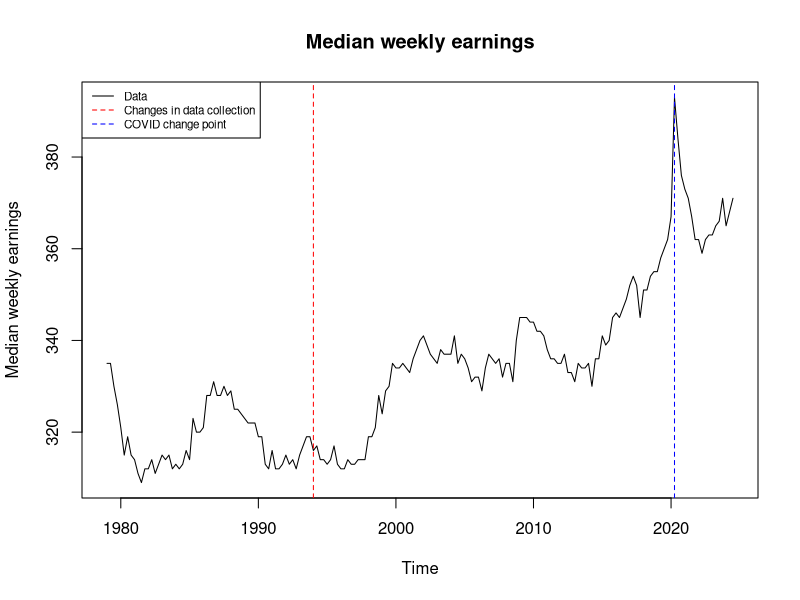
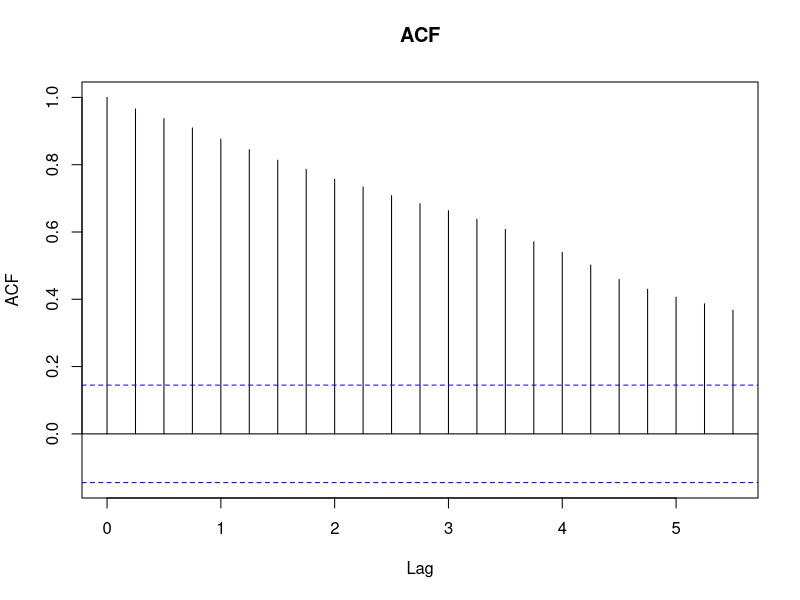
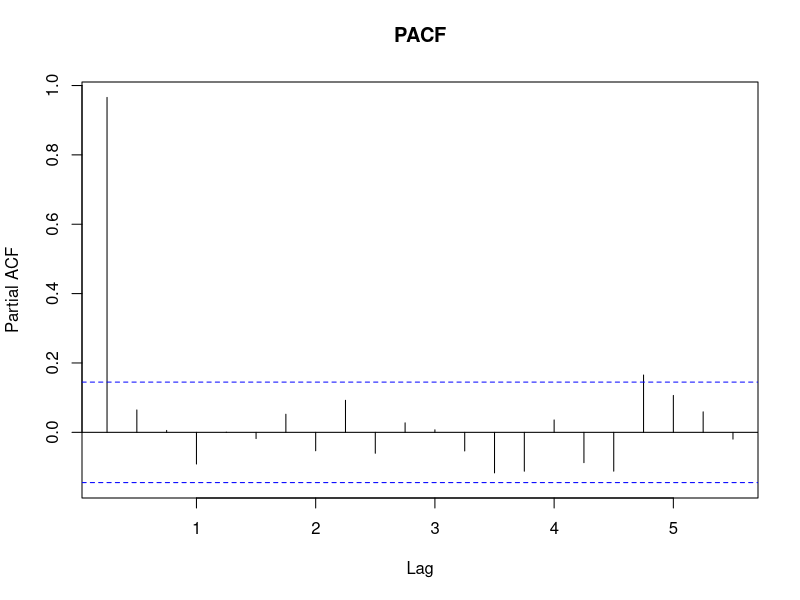
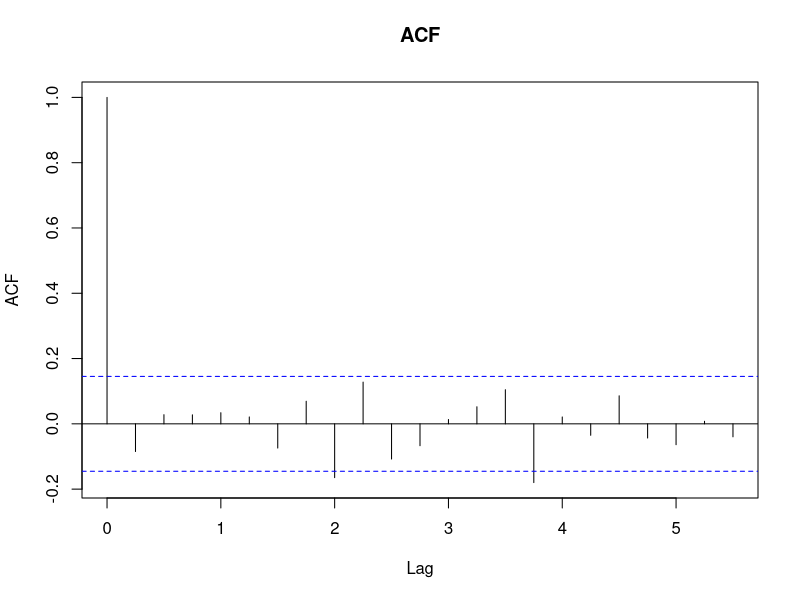
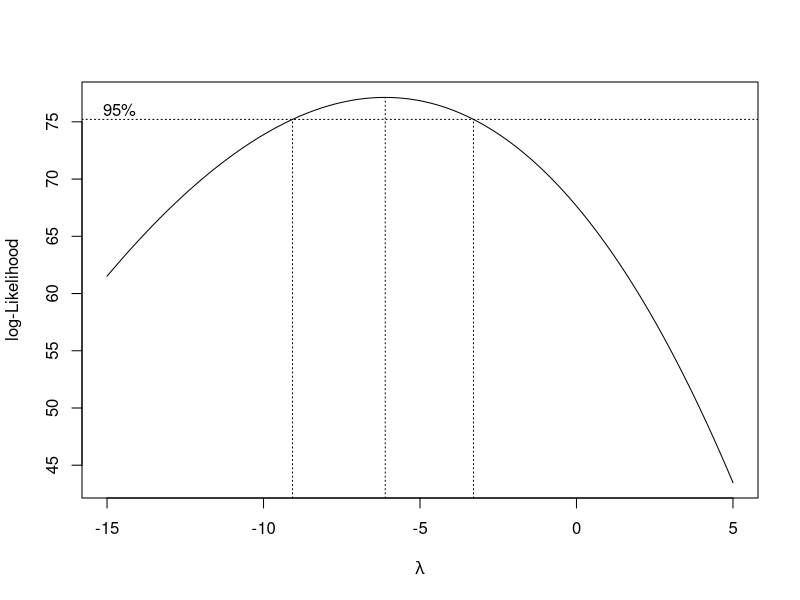

Generate these figures, in order, with R: (Note: this script raises an error after producing the figures.)
## ---- chunk 1
knitr::opts_chunk$set(echo = TRUE)
## ---- chunk 2
data <- ts(read.csv("LES1252881600Q.csv")["LES1252881600Q"], start = 1979, frequency = 4)
## ---- chunk 3
plot(data, xlab = "Time", ylab = "Median weekly earnings", main = "Median weekly earnings")
abline(v = 1994, col = "red", lty = "dashed")
abline(v = 2020 + 3/12, col = "blue", lty = "dashed")
legend("topleft", legend=c("Data", "Changes in data collection", "COVID change point"), 
       col=c("black", "red", "blue"), lty=c(1, 2, 2), cex=0.7)

## ---- chunk 4
library(stats)
groups <- as.factor(c(rep(c(1:14), each = length(data) / 14), 14))
fligner.test(as.numeric(data), groups) 
## ---- chunk 5
acf(data, main = "ACF")
## ---- chunk 6
pacf(data, main = "PACF")
## ---- chunk 7
acf(diff(data), main = "ACF")
## ---- chunk 8
library(MASS)
bx_model <- boxcox(as.numeric(data) ~ 1, lambda = seq(-15, 5, length=100))
opt_lambda <- bx_model$x[which.max(bx_model$y)]
# plot(data, ylab = "Yt",  main = "Time series plot of \n original data")
transformed = (data)^opt_lambda
## ---- chunk 9
groups <- as.factor(c(rep(c(1:14), each = length(data) / 14), 14))
fligner.test(as.numeric(transformed), groups) 
## ---- chunk 10
train <- window(data, end = 2019+3/4)
test <- window(data, start = 2020)
## ---- chunk 11
sarima(data, 1, 1, 0)
## ---- chunk 12
set.seed(12)

poly.Time = poly(as.vector(time(data)), 15)
train_data_df = data.frame(Earnings = as.numeric(train), head(poly.Time, -19))
test_data_df = data.frame(Earnings = as.numeric(test), tail(poly.Time, 19))

X_train = as.matrix(train_data_df[, 2, drop = FALSE])
X_test = as.matrix(test_data_df[, 2, drop = FALSE])
lm_model = lm(train_data_df$Earnings ~ X_train)

b = lm_model$coefficients["(Intercept)"]
m = lm_model$coefficients["X_train"]

predictions = c()
for (x_val in X_test) {
  pred = m * x_val + b
  predictions = c(predictions, pred)
}

APSE_deg1 = mean((predictions - test_data_df$Earnings)^2)
print(APSE_deg1)
## ---- chunk 13
plot(train, main = "Median weekly earnings",
     ylab = "Median weekly earnings", 
     xlim = c(1979, 2025), 
     ylim = c(305,395),
     col = "blue", type = "p")
points(test, col = "red")
legend('topleft', legend=c("Training set", "Test set", "Fit", 
                          "Year-ahead prediction"), 
       col=c("blue", "red", "blue", "red"), 
       lty=c(NA, NA, 1,1), pch = c(1, 1, NA, NA), cex=1)
model = HoltWinters(train, gamma = FALSE , beta = FALSE) 
es.train = model$fitted
HW.predict = predict(model, n.ahead=20 , prediction.interval = TRUE , level=0.95)
lines(ts(start = 1979 + 1/4, es.train[1:(length(train) - 1)], frequency = 4), 
      col = adjustcolor('blue', 0.7), lwd = 2)
lines(ts(start = 2020 + 1/4, HW.predict[,"fit"], frequency = 4), 
      col = adjustcolor('red', 0.7), lwd = 2)
APSE = mean((test - HW.predict[,"fit"])^2)
APSE
## ---- chunk 14
plot(train, main = "Median weekly earnings",
     ylab = "Median weekly earnings", 
     xlim = c(1979, 2025), 
     ylim = c(305,395),
     col = "blue", type = "p")
points(test, col = "red")
legend('topleft', legend=c("Training set", "Test set", "Fit", 
                          "Year-ahead prediction"), 
       col=c("blue", "red", "blue", "red"), 
       lty=c(NA, NA, 1,1), pch = c(1, 1, NA, NA), cex=1)
model = HoltWinters(train, gamma = FALSE) 
es.train = model$fitted
HW.predict = predict(model, n.ahead=20 , prediction.interval = TRUE , level=0.95)
lines(ts(start = 1979 + 2/4, es.train[,"xhat"], frequency = 4), 
      col = adjustcolor('blue', 0.7), lwd = 2)
lines(ts(start = 2020 + 1/4, HW.predict[,"fit"], frequency = 4), 
      col = adjustcolor('red', 0.7), lwd = 2)
APSE = mean((test - HW.predict[,"fit"])^2)
APSE
## ---- chunk 15
library(glmnet)
set.seed(12)

alpha_values = c(0, 0.5, 1)
Log.Lambda.Seq = c(seq(-15, -0.5, by = 0.1), seq(0, 10, by = 0.1))
Lambda.Seq = exp(Log.Lambda.Seq)

APSE_df = data.frame(alpha = numeric(), degree = integer(), APSE = numeric())

for (a in alpha_values) {
  for (deg in 2:15) {
    X_train = as.matrix(train_data_df[2:(deg + 1)])
    Y_train = train_data_df$Earnings
    CV = cv.glmnet(x = X_train, y = Y_train, alpha = a, lambda = Lambda.Seq, nfolds = 10)
    lambda_1se = CV$lambda.1se
    model = glmnet(x = X_train, y = Y_train, alpha = a, lambda = lambda_1se)
    predictions = predict(model, newx = as.matrix(test_data_df[, 2:(deg + 1)]))
    APSE = mean((predictions - test_data_df$Earnings)^2)
    APSE_df = rbind(APSE_df, data.frame(alpha = a, degree = deg, APSE = APSE))
  }
}

par(mfrow = c(1, 3), mar = c(10, 1, 10, 1))

plot(APSE_df$degree[APSE_df$alpha == alpha_values[1]], APSE_df$APSE[APSE_df$alpha == alpha_values[1]], 
  type = "o", col = "blue", pch = 16, xlab = "Polynomial Degree", ylab = "APSE",
  main = "APSE vs Polynomial Degree\n for Alpha = 0")

plot(APSE_df$degree[APSE_df$alpha == alpha_values[2]], APSE_df$APSE[APSE_df$alpha == alpha_values[2]], 
  type = "o", col = "blue", pch = 16, xlab = "Polynomial Degree", ylab = "APSE",
  main = "APSE vs Polynomial Degree\n for Alpha = 0.5")

plot(APSE_df$degree[APSE_df$alpha == alpha_values[3]], APSE_df$APSE[APSE_df$alpha == alpha_values[3]], 
  type = "o", col = "blue", pch = 16, xlab = "Polynomial Degree", ylab = "APSE",
  main = "APSE vs Polynomial Degree\n for Alpha = 1")
## ---- chunk 16
set.seed(12)
observed = test_data_df$Earnings
X_train = as.matrix(train_data_df[, 2:6])
Y_train = train_data_df$Earnings
X_test = as.matrix(test_data_df[, 2:6])


CV1 = cv.glmnet(x = X_train, y = Y_train, alpha = 0, lambda = Lambda.Seq, nfolds = 10)
lambda_1se1 = CV1$lambda.1se
print(lambda_1se1)
best_model_1 = glmnet(x = X_train, y = Y_train, alpha = 0, lambda = lambda_1se1)
fitted_values1 = predict(best_model_1, newx = X_test)

CV2 = cv.glmnet(x = X_train, y = Y_train, alpha = 0.5, lambda = Lambda.Seq, nfolds = 10)
lambda_1se2 = CV2$lambda.1se
print(lambda_1se2)
best_model_2 = glmnet(x = X_train, y = Y_train, alpha = 0.5, lambda = lambda_1se2)
fitted_values2 = predict(best_model_2, newx = X_test)

CV3 = cv.glmnet(x = X_train, y = Y_train, alpha = 1, lambda = Lambda.Seq, nfolds = 10)
lambda_1se3 = CV3$lambda.1se
print(lambda_1se3)
best_model_3 = glmnet(x = X_train, y = Y_train, alpha = 1, lambda = lambda_1se3)
fitted_values3 = predict(best_model_3, newx = X_test)


APSE1 = mean((observed - fitted_values1)^2)
APSE2 = mean((observed - fitted_values2)^2)
APSE3 = mean((observed - fitted_values3)^2)
acf((observed - fitted_values1), main = "ACF1")
acf((observed - fitted_values2), main = "ACF2")
acf((observed - fitted_values3), main = "ACF3")



pacf((observed - fitted_values1), main = "PACF1")
pacf((observed - fitted_values2), main = "PACF2")
pacf((observed - fitted_values3), main = "PACF3")
table = data.frame(
  Alpha = alpha_values,
  APSE = c(APSE1,APSE2,APSE3)
)
print(table)
## ---- chunk 17
plot(data, main = "Median weekly earnings",
     ylab = "Median weekly earnings", 
     xlim = c(1979, 2027), 
     ylim = c(305,395),
     col = "blue", type = "p")
legend('topleft', legend=c("Training set", "Test set", "Fit", 
                          "Year-ahead prediction"), 
       col=c("blue", "red", "blue", "red"), 
       lty=c(NA, NA, 1,1), pch = c(1, 1, NA, NA), cex=1)
model = HoltWinters(data, beta = TRUE, gamma = FALSE) 
es.train = model$fitted
HW.predict = predict(model, n.ahead=8 , prediction.interval = TRUE , level=0.95)
lines(ts(start = 1979 + 2/4, es.train[,"xhat"], frequency = 4), 
      col = adjustcolor('blue', 0.7), lwd = 2)
lines(ts(start = 2025 + 1/4, HW.predict[,"fit"], frequency = 4), 
      col = adjustcolor('red', 0.7), lwd = 2)
